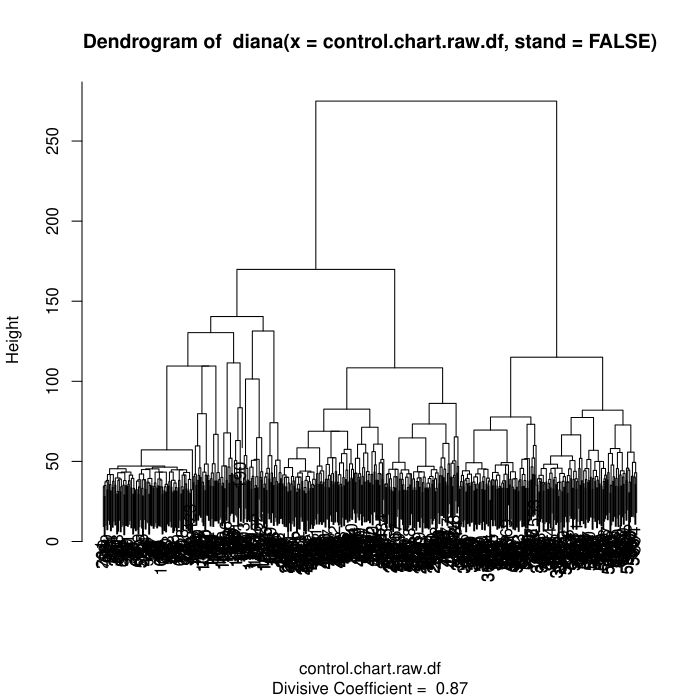

This figure's R source:
# Machine Learning 102 - Unsupervised - Hacker Dojo
# http://machinelearning102.pbworks.com/w/page/32890352/FrontPage
#
# Homework #1, Basic clustering
# Dave Abercrombie, October 24 2011
#
# http://machinelearning102.pbworks.com/w/file/37958115/ML102Homework02.pdf
# http://archive.ics.uci.edu/ml/datasets/Synthetic+Control+Chart+Time+Series
#
# Problem 2 of 4
#

#####################################################################
# Step 1. Import data

# see if stuff is lying around
ls()


setwd("/Users/dabercrombie/Documents/aberdave-repos/Machine-Learning/ml102/hw1")

control.chart.raw.df <- read.table(
  file="synthetic_control.data",
  header=FALSE,
)

# Interactive look at structure
str(control.chart.raw.df)
# tail(control.chart.raw.df)
dim(control.chart.raw.df)


#####################################################################
# Step 2. Do diana on raw dataset

require(cluster)


# do not standardize, yet (that comes later)
control.chart.raw.diana <- diana(
  x=control.chart.raw.df, 
  stand=FALSE
)

str(control.chart.raw.diana)
# Interactive look at return value structure
#
summary(control.chart.raw.diana)

plot(
  x=control.chart.raw.diana,
  ask=FALSE,
  which.plots=2
)


#####################################################################
# Step 4. Extract and review diana clusters of unscaled dataset
#
# see also Cookbook 13.6 Finding Clusters in Your Data
# a) cast to hclust with as.hclust()
# b) extract clusters with cutree()
# c) create factors for use with lattice histogram()

# 4a) convert diana object to an hclust object
#
control.chart.raw.diana.hc <- as.hclust(control.chart.raw.diana)

# 4) We know from the dataset description that we hope for six clusters,
# so I use k=6 here.
#
control.chart.raw.diana.cuts <- cutree(
  tree=control.chart.raw.diana.hc,
  k=6
)

# cutree() returns a vector of cluster assignments, index by obsersvation
#
str(control.chart.raw.diana.cuts)


# 4C) create factors for use with lattice histogram()
# We know that the data had six types of control charts, with 100 examples 
# of each, in contiguous chunks of rows
# See http://archive.ics.uci.edu/ml/databases/synthetic_control/synthetic_control.data.html
# So lets create some factors and attach them to cluster assingment as a data frame
#
control.chart.type.factors <- as.factor(
  c(
    rep('1. Normal',100),
    rep('2. Cyclic',100),
    rep('3. Increasing trend',100),
    rep('4. Decreasing trend',100),
    rep('5. Upward shift',100),
    rep('6. Downward shift',100)
  )
)
str(control.chart.type.factors)

control.chart.raw.diana.clusters.df <- data.frame(
  actual.type=control.chart.type.factors,
  modeled.cluster=control.chart.raw.diana.cuts
)
str(control.chart.raw.diana.clusters.df)


# 4d) do lattice histogram. 
# 
# Lattice graphics includes methods to put many histograms on 
# the same chart. It is installed by default, but not loaded
# by default.
#
require('lattice')


# The first argument is a "model formula" 
# in "Wilkinon-Rogers (1973)" notation (see Venables-Ripley chap. 6)
# Think of it as saying that the modeled.cluster values depend on the
# control.chart.raw.clusters.
# The third argument. layout, and is poorly documented. I learned this
# trick from "R in a Nutshell" Figure 15-12.
#
histogram(
  main="Diana clusters on raw data",
  ~modeled.cluster|actual.type, 
  data=control.chart.raw.diana.clusters.df,
  layout=c(1,6)
)

# Use student Jason's simple visualization, made possible since input dataset
# was organized in groups of 100.
plot(
  control.chart.raw.diana.cuts,
  main="Diana clusters on raw data",
  xlab="Obesrvation index: 1-100=normal, 101-200=cyclic, etc.",
  ylab="modeled cluster assigmment"
)








#####################################################################
# Step 5. Do diana on scaled dataset using same steps

# now we standardize
control.chart.stand.diana <- diana(
  x=control.chart.raw.df, 
  stand=TRUE
)

summary(control.chart.stand.diana)

plot(
  x=control.chart.stand.diana,
  ask=FALSE,
  which.plots=2
)

control.chart.stand.diana.hc <- as.hclust(control.chart.stand.diana)

# 4) We know from the dataset description that we hope for six clusters,
# so I use k=6 here.
#
control.chart.stand.diana.cuts <- cutree(
  tree=control.chart.stand.diana.hc,
  k=6
)

control.chart.stand.diana.clusters.df <- data.frame(
  actual.type=control.chart.type.factors,
  modeled.cluster=control.chart.stand.diana.cuts
)
str(control.chart.stand.diana.clusters.df)


# 4d) do lattice histogram. 
# 
# Lattice graphics includes methods to put many histograms on 
# the same chart. It is installed by default, but not loaded
# by default.
#
require('lattice')


# The first argument is a "model formula" 
# in "Wilkinon-Rogers (1973)" notation (see Venables-Ripley chap. 6)
# Think of it as saying that the modeled.cluster values depend on the
# control.chart.raw.clusters.
# The third argument. layout, and is poorly documented. I learned this
# trick from "R in a Nutshell" Figure 15-12.
#
histogram(
  main="Diana clusters on standardized data",
  ~modeled.cluster|actual.type, 
  data=control.chart.stand.diana.clusters.df,
  layout=c(1,6)
)

# Use student Jason's simple visualization, made possible since input dataset
# was organized in groups of 100.
plot(
  control.chart.stand.diana.cuts,
  main="Diana clusters on standardized data",
  xlab="Obesrvation index: 1-100=normal, 101-200=cyclic, etc.",
  ylab="modeled cluster assigmment"
)
